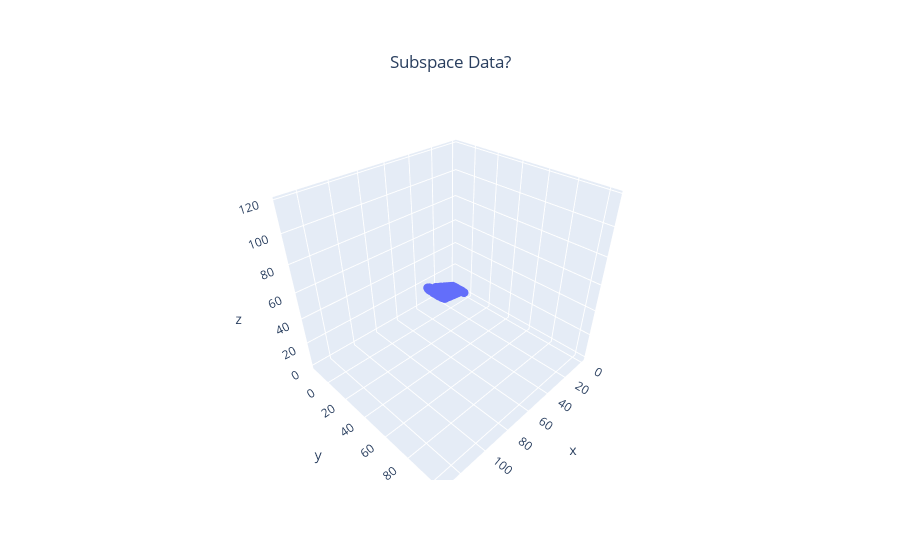

Notebook code cell kept with this figure:
### Code cell
# CELL 2
Nd = 3 # dimension of the ambient space to which data will be projected
B = np.random.rand(Nd,2) # generate a random basis
ND_Data = B@T1 # convert or project 2D data points to Np Dimensions, in other words project data points onto a plane in some Np-Dimensional space
# we start with 3 dimensions so that we can view
# let's view the projected text in 3D
CMe(ND_Data)

### Figure 1 — Plotly figure (JSON) as saved in the notebook; plotly's stock layout.template omitted (floating-point values rounded to 4 significant figures; data arrays with more than 128 entries replaced by an {"elided": "..."} marker saying what was removed)
{"data": [{"marker": {"size": 3}, "mode": "markers", "name": "Plane", "type": "scatter3d", "x": {"elided": "932 float values"}, "y": {"elided": "932 float values"}, "z": {"elided": "932 float values"}}], "layout": {"title": {"text": "Subspace Data?", "x": 0.5, "xanchor": "center", "y": 0.9, "yanchor": "top"}}}
